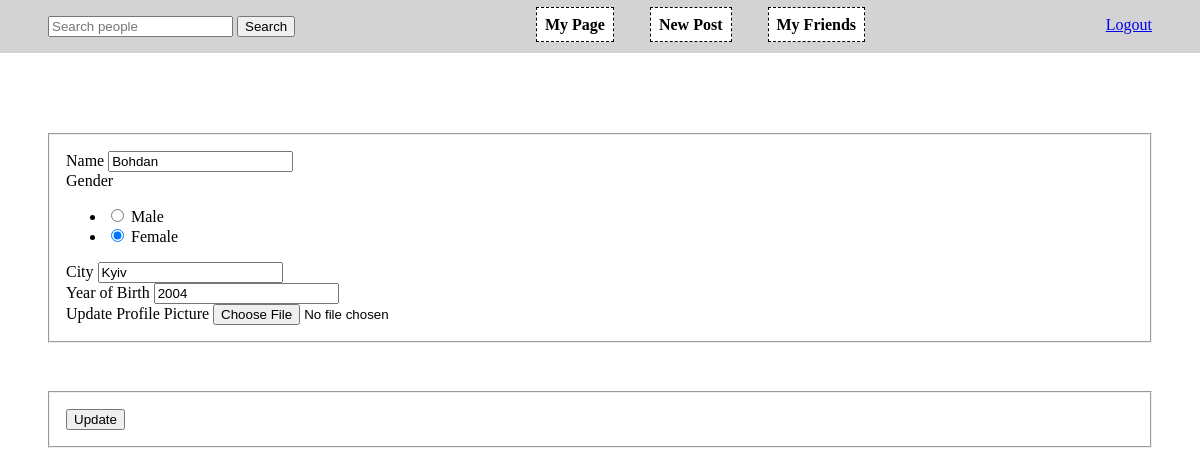
Page /edit (signed in) on the earlier database version.
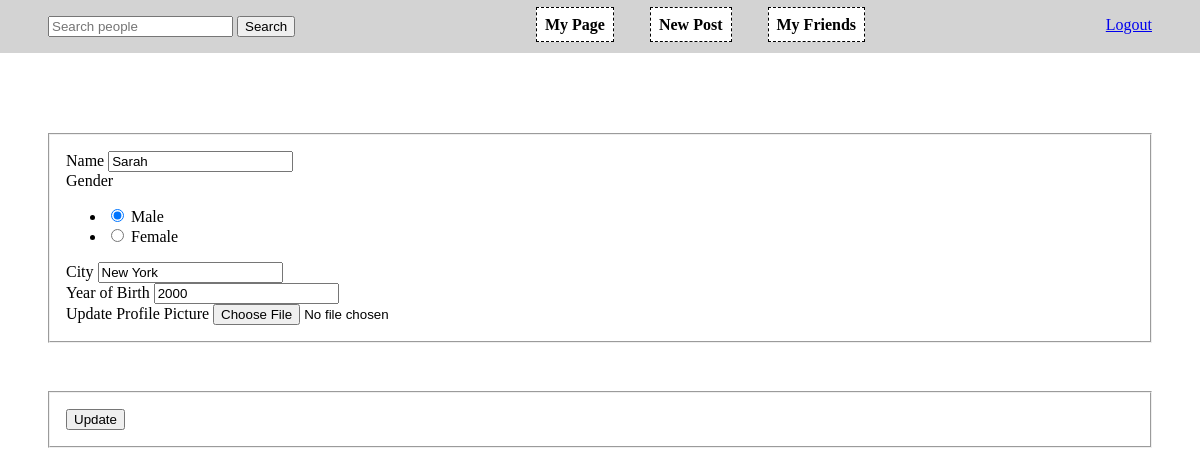
Same page on the later database version.
### social_network/models.py (models this page shows, shortened)
class User(db.Model, UserMixin):
    id = db.Column(db.Integer, primary_key=True)
    username = db.Column(db.String(32), unique=True, nullable=False)
    password = db.Column(db.String(64), nullable=False)
    image_file = db.Column(db.String(32), nullable=False,
                           default="default_profile.jpg")
    name = db.Column(db.String(64), nullable=False)
    gender = db.Column(
        db.Boolean(), nullable=False)
    city = db.Column(db.String(32), nullable=False)
    born = db.Column(
        db.Integer)
    posts = db.relationship("Post", backref="author")
    friendship = db.relationship(
        "Friendship", foreign_keys='Friendship.user1_id', backref="friend")
    friendship = db.relationship(
        "Friendship", foreign_keys='Friendship.user2_id', backref="friend")

### social_network/users/routes.py (the view, shortened to what this page needs)
@users.route("/edit", methods=["GET", "POST"])
@login_required
def edit():
    form = EditForm()
    form.fill()
    return render_template("users/edit.html", form=form)

### social_network/users/forms.py
class EditForm(FlaskForm):
    name = StringField('Name', validators=[
        DataRequired(), Length(min=2, max=32)])
    gender = RadioField('Gender', choices=[(0, 'Male'), (1, 'Female')])
    city = StringField('City', validators=[
        DataRequired(), Length(min=2, max=64)])
    born = IntegerField("Year of Birth")
    picture = FileField('Update Profile Picture', validators=[
                        FileAllowed(['jpg', 'png'])])
    submit = SubmitField('Update')
    def fill(self):
        self.name.data = current_user.name
        self.gender.data = str(int(current_user.gender))
        self.city.data = current_user.city
        self.born.data = current_user.born

### social_network/models.py (called while the page is built)
@login_manager.user_loader
def load_user(user_id):
    return User.query.get(int(user_id))

### social_network/templates/users/edit.html (shortened to what this page needs)
{% extends 'layout.html' %} {% from "_render_field.html" import render_field %} {% block content %}
<form method="POST" action="" enctype="multipart/form-data">
    <fieldset>
        {{ render_field(form.name) }} {{ render_field(form.gender) }} {{ render_field(form.city) }} {{ render_field(form.born) }} {{ form.picture.label() }} {{ form.picture(class="form-control-file") }}
    </fieldset>
    <fieldset>
        {{ form.submit() }}
    </fieldset>
</form>
</div>
{% endblock content %}

### social_network/templates/_render_field.html
{% macro render_field(field) %}
	<div>
		{{ field.label(class="form-control-label") }}
		{% if field.errors %}
			{{ field(class="form-control form-control-lg is-invalid")}}
			<div class="invalid-feedback">
				{% for error in field.errors %}
					<span>{{ error }}</span>
				{% endfor %}
			</div>
		{% else %}
			{{ field(class="form-control form-control-ls") }}
		{% endif %}
	</div>
{% endmacro %}

Differences in the rows shown:
changed User: name "Bohdan" → "Sarah"; gender "☐ Male ☑ Female" → "☑ Male ☐ Female"; city "Kyiv" → "New York"; born "2004" → "2000"
